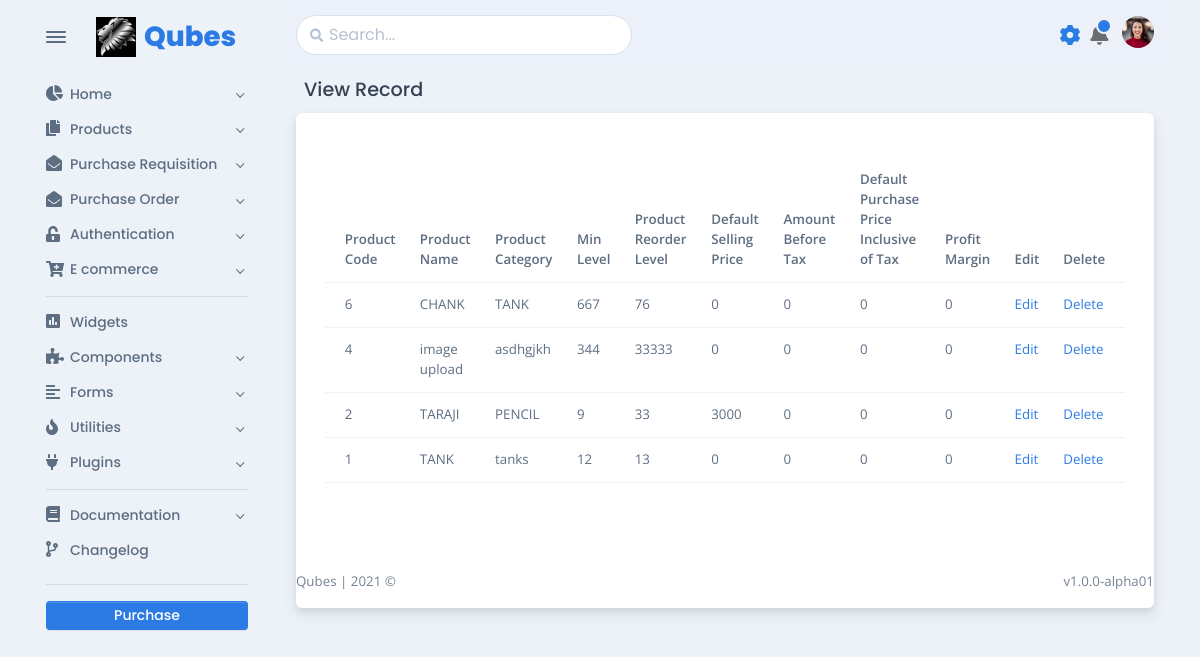
The page /products/view-product-ui.php on the database its author committed.
### tables this page shows
CREATE TABLE `tbl_product` (
  `product_code` bigint(254) NOT NULL,
  `product_name` varchar(100) NOT NULL,
  `product_unit` varchar(254) NOT NULL,
  `product_category` varchar(254) NOT NULL,
  `min_level` varchar(50) NOT NULL,
  `max_level` varchar(50) NOT NULL,
  `reorder` varchar(50) NOT NULL,
  `product_image` varchar(254) NOT NULL,
  `dsp_price` int(254) NOT NULL,
  `amount_before_tax` int(50) NOT NULL,
  `dpp_inc_tax` int(50) NOT NULL,
  `applicable_tax` int(50) NOT NULL,
  `profit_margin` int(50) NOT NULL,
  `product_supplier` varchar(50) NOT NULL
);

### products/view-product-ui.php (the view, shortened to what this page needs)
<!DOCTYPE html>
<html lang="en-US" dir="ltr">
<?php
include '../includes/base_page/head.php';
?>
<?php
include_once '../includes/dbconnect.php';
?>
<body>
  <main class="main" id="top">
    <div class="container" data-layout="container">
      <?php
      include '../includes/base_page/nav.php';
      ?>
      <div class="content">
        <?php
        include '../navbar-shared.php';
        ?>
        <h5 class="p-2">View Record</h5>
        <div class="card">
          <div class="card-body fs--1 p-4">
            <form>
            <div class="row my-3">
      <div class="col">
<table class="table">
<thead>
<tr>
<th scope="col">Product Code</th>
<th scope="col">Product Name</th>
<th scope="col">Product Category</th>
<th scope="col">Min Level</th>
<th scope="col">Product Reorder Level</th>
<th scope="col">Default Selling Price</th>
<th scope="col">Amount Before Tax</th>
<th scope="col">Default Purchase Price Inclusive of Tax</th>
<th scope="col">Profit Margin</th>
<th scope="col">Edit</th>
<th scope="col">Delete</th>
</tr>
</thead>
<tbody>
<?php
$count=1;
$sel_query="Select * from tbl_product ORDER BY product_code desc;";
$result = mysqli_query($conn,$sel_query);
while($row = mysqli_fetch_assoc($result)) { ?>
<tr>
<td scope="col"><?php echo $row["product_code"]; ?></td>
<td scope="col"><?php echo $row["product_name"]; ?></td>
<td scope="col"><?php echo $row["product_category"]; ?></td>
<td scope="col"><?php echo $row["min_level"]; ?></td>
<td scope="col"><?php echo $row["reorder"]; ?></td>
<td scope="col"><?php echo $row["dsp_price"]; ?></td>
<td scope="col"><?php echo $row["amount_before_tax"]; ?></td>
<td scope="col"><?php echo $row["dpp_inc_tax"]; ?></td>
<td scope="col"><?php echo $row["profit_margin"]; ?></td>
<td scope="col">
<a href="edit_ product.php?id=<?php echo $row["product_code"]; ?>">Edit</a>
</td>
<td scope="col">
<a href="delete_product.php?id=<?php echo $row["product_code"]; ?>">Delete</a>
</td>
</tr>
<?php $count++; } ?>
</tbody>
</table>
</div>
            </form>
          </div>
        </div>
        <?php
        include '../includes/base_page/footer.php';
        ?>
</body>
</html>

### includes/base_page/head.php (shortened to what this page needs)
<head>
  <link href="../assets/css/theme-rtl.min.css" rel="stylesheet" id="style-rtl">
  <link href="../assets/css/theme.min.css" rel="stylesheet" id="style-default">
</head>

### includes/base_page/nav.php (shortened to what this page needs)
<nav class="navbar navbar-light navbar-vertical navbar-expand-xl">
  <div class="d-flex align-items-center">
    <div class="toggle-icon-wrapper">
      <button class="btn navbar-toggler-humburger-icon navbar-vertical-toggle" data-toggle="tooltip" data-placement="left" title="Toggle Navigation"><span class="navbar-toggle-icon"><span class="toggle-line"></span></span></button>
    </div><a class="navbar-brand" href="../index.html">
      <div class="d-flex align-items-center py-3"><img class="mr-2" src="../assets/img/logos/qubes.jpeg" alt="OG LOL" width="40" /><span class="font-sans-serif">Qubes</span>
      </div>
    </a>
  </div>
  <div class="collapse navbar-collapse" id="navbarVerticalCollapse">
    <?php
    require 'sidenav-shared.php';
    genSideBar();
    ?>
  </div>
</nav>

### includes/base_page/sidenav-shared.php (shortened to what this page needs)
<?php
function genSideBar()
{
  echo <<<EOD
  <div class="navbar-vertical-content scrollbar">
  <ul class="navbar-nav flex-column">
    <li class="nav-item"><a class="nav-link dropdown-indicator" href="#home" data-toggle="collapse" role="button" aria-expanded="false" aria-controls="home">
      <div class="d-flex align-items-center"><span class="nav-link-icon"><span class="fas fa-chart-pie"></span></span><span class="nav-link-text"> Home</span>
      </div>
    </a>
  </li>
  <li class="nav-item"><a class="nav-link dropdown-indicator" href="#pages" data-toggle="collapse" role="button" aria-expanded="false" aria-controls="pages">
    <div class="d-flex align-items-center"><span class="nav-link-icon"><span class="fas fa-copy"></span></span><span class="nav-link-text"> Products</span>
    </div>
  </a>
</li>
<li class="nav-item"><a class="nav-link dropdown-indicator" href="#purchase_rqn" data-toggle="collapse" role="button" aria-expanded="false" aria-controls="purchase_rqn">
  <div class="d-flex align-items-center"><span class="nav-link-icon"><span class="fas fa-envelope-open"></span></span><span class="nav-link-text"> Purchase Requisition</span>
  </div>
</a>
</li>
<li class="nav-item"><a class="nav-link dropdown-indicator" href="#email" data-toggle="collapse" role="button" aria-expanded="false" aria-controls="email">
  <div class="d-flex align-items-center"><span class="nav-link-icon"><span class="fas fa-envelope-open"></span></span><span class="nav-link-text"> Purchase Order</span>
  </div>
</a>
</li>
<li class="nav-item"><a class="nav-link dropdown-indicator" href="#authentication" data-toggle="collapse" role="button" aria-expanded="false" aria-controls="authentication">
  <div class="d-flex align-items-center"><span class="nav-link-icon"><span class="fas fa-unlock-alt"></span></span><span class="nav-link-text"> Authentication</span>
  </div>
</a>
</li>
<li class="nav-item"><a class="nav-link dropdown-indicator" href="#e-commerce" data-toggle="collapse" role="button" aria-expanded="false" aria-controls="e-commerce">
  <div class="d-flex align-items-center"><span class="nav-link-icon"><span class="fas fa-cart-plus"></span></span><span class="nav-link-text"> E commerce</span>
  </div>
</a>
</li>
</ul>
<div class="navbar-vertical-divider">
  <hr class="navbar-vertical-hr my-2" />
</div>
<ul class="navbar-nav flex-column">
  <li class="nav-item"><a class="nav-link" href="../widgets.html">
    <div class="d-flex align-items-center"><span class="nav-link-icon"><span class="fas fa-poll"></span></span><span class="nav-link-text"> Widgets</span>
    </div>
  </a>
</li>
<li class="nav-item"><a class="nav-link dropdown-indicator" href="#components" data-toggle="collapse" role="button" aria-expanded="false" aria-controls="components">
  <div class="d-flex align-items-center"><span class="nav-link-icon"><span class="fas fa-puzzle-piece"></span></span><span class="nav-link-text"> Components</span>
  </div>
</a>
</li>
<li class="nav-item"><a class="nav-link dropdown-indicator" href="#forms" data-toggle="collapse" role="button" aria-expanded="false" aria-controls="forms">
  <div class="d-flex align-items-center"><span class="nav-link-icon"><span class="fas fa-align-left"></span></span><span class="nav-link-text"> Forms</span>
  </div>
</a>
</li>
<li class="nav-item"><a class="nav-link dropdown-indicator" href="#utilities" data-toggle="collapse" role="button" aria-expanded="false" aria-controls="utilities">
  <div class="d-flex align-items-center"><span class="nav-link-icon"><span class="fas fa-fire"></span></span><span class="nav-link-text"> Utilities</span>
  </div>
</a>
</li>
<li class="nav-item"><a class="nav-link dropdown-indicator" href="#plugins" data-toggle="collapse" role="button" aria-expanded="false" aria-controls="plugins">
  <div class="d-flex align-items-center"><span class="nav-link-icon"><span class="fas fa-plug"></span></span><span class="nav-link-text"> Plugins</span>
  </div>
</a>
</li>
</ul>
<div class="navbar-vertical-divider">
  <hr class="navbar-vertical-hr my-2" />
</div>
<ul class="navbar-nav flex-column">
  <li class="nav-item"><a class="nav-link dropdown-indicator" href="#documentation" data-toggle="collapse" role="button" aria-expanded="false" aria-controls="documentation">
    <div class="d-flex align-items-center"><span class="nav-link-icon"><span class="fas fa-book"></span></span><span class="nav-link-text"> Documentation</span>
    </div>
  </a>
</li>
<li class="nav-item"><a class="nav-link" href="../changelog.html">
  <div class="d-flex align-items-center"><span class="nav-link-icon"><span class="fas fa-code-branch"></span></span><span class="nav-link-text"> Changelog</span>
  </div>
</a>
</li>
</ul>
<div class="settings">
  <div class="navbar-vertical-divider">
    <hr class="navbar-vertical-hr my-3" />
  </div><a class="btn btn-sm d-block w-100 btn-purchase" href="https://themes.getbootstrap.com/product/falcon-admin-dashboard-webapp-template/" target="_blank">Purchase</a>
</div>
</div>
EOD;
}

### navbar-shared.php (shortened to what this page needs)
<nav class="navbar navbar-light navbar-glass navbar-top navbar-expand">
  <ul class="navbar-nav align-items-center d-none d-lg-block">
    <li class="nav-item">
      <div class="search-box" data-list='{"valueNames":["title"]}'>
        <form class="position-relative" data-toggle="search" data-display="static">
          <input class="form-control search-input fuzzy-search" type="search" placeholder="Search..." aria-label="Search" />
          <span class="fas fa-search search-box-icon"></span>
        </form>
      </div>
    </li>
  </ul>
  <ul class="navbar-nav navbar-nav-icons ml-auto flex-row align-items-center">
    <li class="nav-item"><a class="nav-link settings-popover" href="#settings-modal" data-toggle="modal"><span class="ripple"></span><span class="fa-spin position-absolute all-0 d-flex flex-center"><span class="icon-spin position-absolute all-0 d-flex flex-center">
            </span></span></a></li>
    <li class="nav-item dropdown">
      <a class="nav-link notification-indicator notification-indicator-primary px-0 icon-indicator" id="navbarDropdownNotification" href="#" role="button" data-toggle="dropdown" aria-haspopup="true" aria-expanded="false"><span class="fas fa-bell" data-fa-transform="shrink-6" style="font-size: 33px;"></span></a>
    </li>
    <li class="nav-item dropdown"><a class="nav-link pr-0" id="navbarDropdownUser" href="#" role="button" data-toggle="dropdown" aria-haspopup="true" aria-expanded="false">
        <div class="avatar avatar-xl">
          <img class="rounded-circle" src="../assets/img/team/3-thumb.png" alt="" />
        </div>
      </a>
    </li>
  </ul>
</nav>

### includes/base_page/footer.php (shortened to what this page needs)
<footer>
  <div class="row g-0 justify-content-between fs--1 mt-4 mb-3">
    <div class="col-12 col-sm-auto text-center">
      <p class="mb-0 text-600">Qubes <span class="d-none d-sm-inline-block">| </span><br class="d-sm-none" /> 2021 &copy;</p>
    </div>
    <div class="col-12 col-sm-auto text-center">
      <p class="mb-0 text-600">v1.0.0-alpha01</p>
    </div>
  </div>
</footer>
</div>
</div>
</main>

### rows shown on the page
tbl_product: product_code "6", product_name "CHANK", product_category "TANK", min_level "667", reorder "76", dsp_price "0", amount_before_tax "0", dpp_inc_tax "0", profit_margin "0"
tbl_product: product_code "4", product_name "image upload", product_category "asdhgjkh", min_level "344", reorder "33333", dsp_price "0", amount_before_tax "0", dpp_inc_tax "0", profit_margin "0"
tbl_product: product_code "2", product_name "TARAJI", product_category "PENCIL", min_level "9", reorder "33", dsp_price "3000", amount_before_tax "0", dpp_inc_tax "0", profit_margin "0"
tbl_product: product_code "1", product_name "TANK", product_category "tanks", min_level "12", reorder "13", dsp_price "0", amount_before_tax "0", dpp_inc_tax "0", profit_margin "0"
